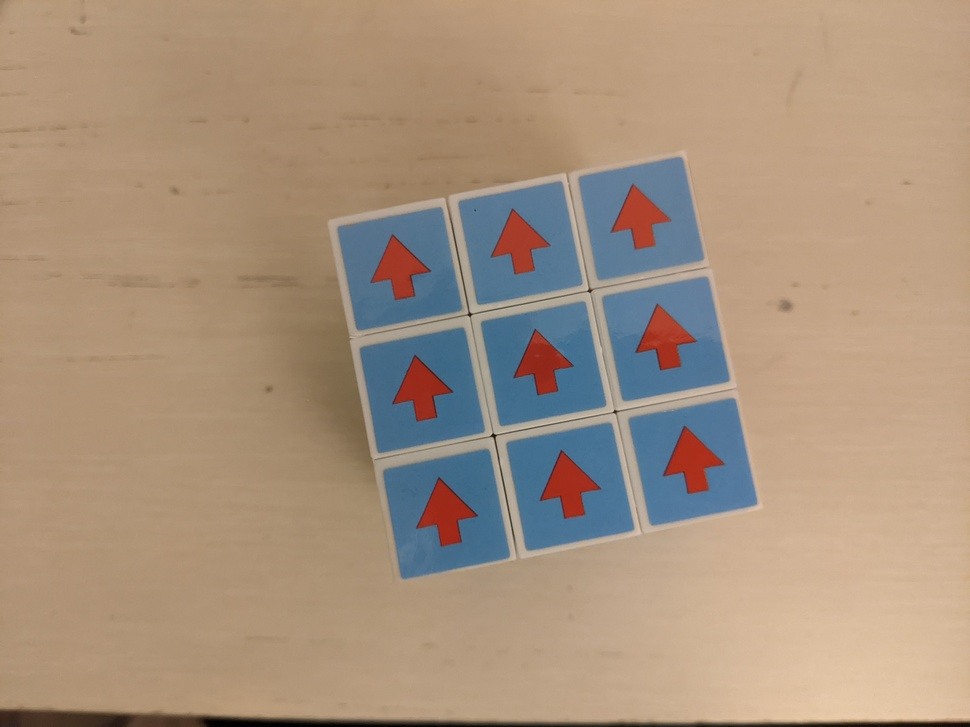
#> input picture image_registration/img/3x3_cube_target2.jpg, 970 x 727 px, shrunk from 4032 x 3024 before the run; the run also reads 1 picture not shown here
$ jupyter execute --allow-errors img_registration.ipynb   (shell and % lines are left out)
#> lines starting #> are read from the running program, lines starting #| are printed output that depends on the picture
### Image registration

<i>About</i><br>
A series of images taken at different times using multiple cameras are not necessarily equivalent because the viewing angles may be slightly different. In other words, we can't simply overlay all of the images to generate a motion picture (i.e., a movie). This correction process is called image registration.

To calculate the homography matrix or transformation matrix, first we use a certain algorithm to extract the features in the target and reference images. In this case, we use the orb algorithm. Other algorithms do exist (e.g., Harris Corner detection, Shi-Tomasi Corner Detection, SIFT (Scale-Invariant Feature Transform), FAST (features-from-accelerated-segment test), ORB (Oriented FAST and Rotated Brief); https://www.geeksforgeeks.org/feature-detection-and-matching-with-opencv-python/). Then, we match the features and calculate the homography matrix. The target image is finally oriented to the reference image using the calculated homography matrix.

Prior to obtaining a series of dynamic images on multiple cameras, the norm is to first obtain a set of static images of a calibrant on each camera. We then calculate the homography matrix that relates the reference camera to the rest of the cameras.

Here, we use two functions to align the target image to the reference image (see below):
- calculate_homography_matrix()
- apply_homography_matrix()

<i>Required modules</i><br>
- open-cv: pip install opencv-python
- jupyter notebook: pip install notebook

<i>Install ipykernel</i><br>

To install the conda environment into jupyter notebook as an ipykernel (https://ipython.readthedocs.io/en/stable/install/kernel_install.html):<br>
- Activate the environment:<br>

`
source activate image_analysis_py39
`

- install kernel:<br>

`
python -m ipykernel install --user --name image_analysis_py39 --display-name "image_analysis_py39"
`

Ref.:
- Code is adapted from: https://www.geeksforgeeks.org/image-registration-using-opencv-python/

***

### TOC

1. [Functions:](#1)
- calculate_homography_matrix()
- apply_homography_matrix()
- calculate_homography_matrix_series()

2. [Example: Register two images](#2)
3. [Example: Register a series of images to the first image](#3)

#### 1. Functions<a id="1"></a>

[cell 1]
import cv2
import matplotlib.pyplot as plt
import numpy as np
import glob

def calculate_homography_matrix(im_target, im_ref):
    """Calculate the homography matrix between the target image and the reference image.
       When the calculated homography matrix is applied to the target image, it will
        superimpose onto the reference image.

       inputs:
           - im_target (image filepath): target image.
           - im_ref (image filepath): reference image.

        return:
           - a homography matrix (array).

        Adapted from:
            - https://www.geeksforgeeks.org/image-registration-using-opencv-python/
    """


    MAX_FEATURES = 500

    #the data format used to read these images doesn't matter.
    #here, we are just trying to find the homography matrix
    img1 = cv2.imread(im_target) #raw image to be aligned
    gray_img1 = cv2.cvtColor(img1, cv2.COLOR_BGR2GRAY)

    img2 = cv2.imread(im_ref) #reference image
    gray_img2 = cv2.cvtColor(img2, cv2.COLOR_BGR2GRAY)


    # 1.> Use orb detector to get features
    # Detect ORB features and compute descriptors.
    orb = cv2.ORB_create(MAX_FEATURES)
    kp1, des1 = orb.detectAndCompute(gray_img1, None)
    kp2, des2 = orb.detectAndCompute(gray_img2, None)


    # 2.> Match features
    # Match features between the two images.
    # Use Hamming distance to create a Brute Force matcher.
    matcher = cv2.BFMatcher(cv2.NORM_HAMMING, crossCheck = True)

    # Match the two sets of descriptors.
    matches = matcher.match(des1, des2)

    # Sort matches on the basis of their Hamming distance.
    #matches.sort(key = lambda x: x.distance)
    #replace with (https://python-forum.io/thread-36492.html):
    matches = tuple(sorted(matches, key=lambda x: x.distance))


    # Take the top 90 % matches forward.
    matches = matches[:int(len(matches)*0.9)]
    no_of_matches = len(matches)

    print("Number of matching features: %s" %(no_of_matches))

    # 3.> Calculate homography matrix
    # Define empty matrices of shape no_of_matches * 2.
    p1 = np.zeros((no_of_matches, 2))
    p2 = np.zeros((no_of_matches, 2))

    for i in range(len(matches)):
        p1[i, :] = kp1[matches[i].queryIdx].pt
        p2[i, :] = kp2[matches[i].trainIdx].pt

    # Find the homography matrix.
    homography, mask = cv2.findHomography(p1, p2, cv2.RANSAC)

    print("Homography matrix: %s" %(homography))

    return homography

def calculate_homography_matrix_series(path):
    """Calculate a series of homography matrices from a list of images w.r.t. the first (earliest by date and time) image.

       input:
           dir (path): directory where the list of images are stored.

       return:
           a list of homography matrices (sorted according to the images date and time).
    """

    lst_files=[file for file in glob.glob("%s/*.*" %(path))]
    lst_homography_matrix=[]
    #print(lstFiles) #check

    #calculate_homography_matrix(im_target, im_ref)
    for i in range(len(lst_files)-1):
        lst_homography_matrix.append(calculate_homography_matrix(lst_files[i+1], lst_files[0]))

    return lst_homography_matrix


def apply_homography_matrix(im_target, homography_m):
    """Correct the target image orientation using the provided homography matrix.

       input:
           - im_target(image filepath): target image
           - homoraphy_m (array matrix): a calculated orientation matrix of the target image w.r.t. reference image

       return:
           - corrected image (array)
    """


    #correct image
    im=plt.imread(im_target)

    try:
        height, width =im.shape
    except:
        height, width, z=im.shape

    corr_img = cv2.warpPerspective(im, homography_m, (width, height))

    return corr_img

#### 2. Example: Register two images<a id="2"></a>

[cell 2]
im_target="img/3x3_cube_target2.jpg"
im_ref="img/3x3_cube_ref2.jpg"

#1> calculate homography matrix
homography_m = calculate_homography_matrix(im_target, im_ref)
#> in calculate_homography_matrix, img1 is the input picture: shape (727, 970, 3); mean B, G, R 125.5, 146.1, 167.6
#> in calculate_homography_matrix, `gray_img1 = cv2.cvtColor(img1, cv2.COLOR_BGR2GRAY)`:
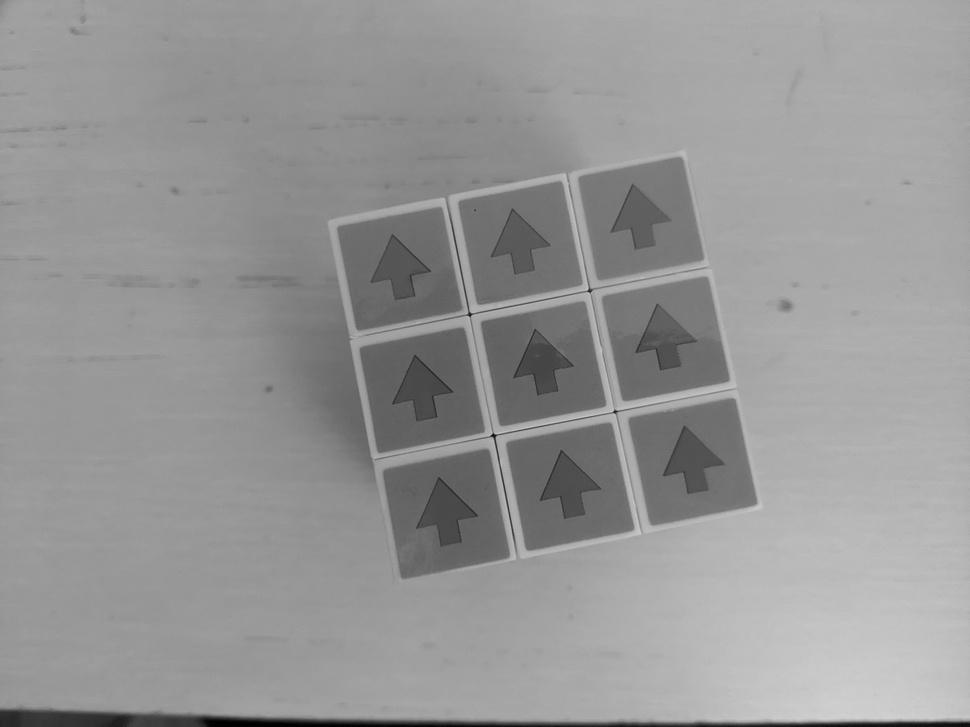
#> gray_img1: shape (727, 970); min 0, max 211, mean 150.2
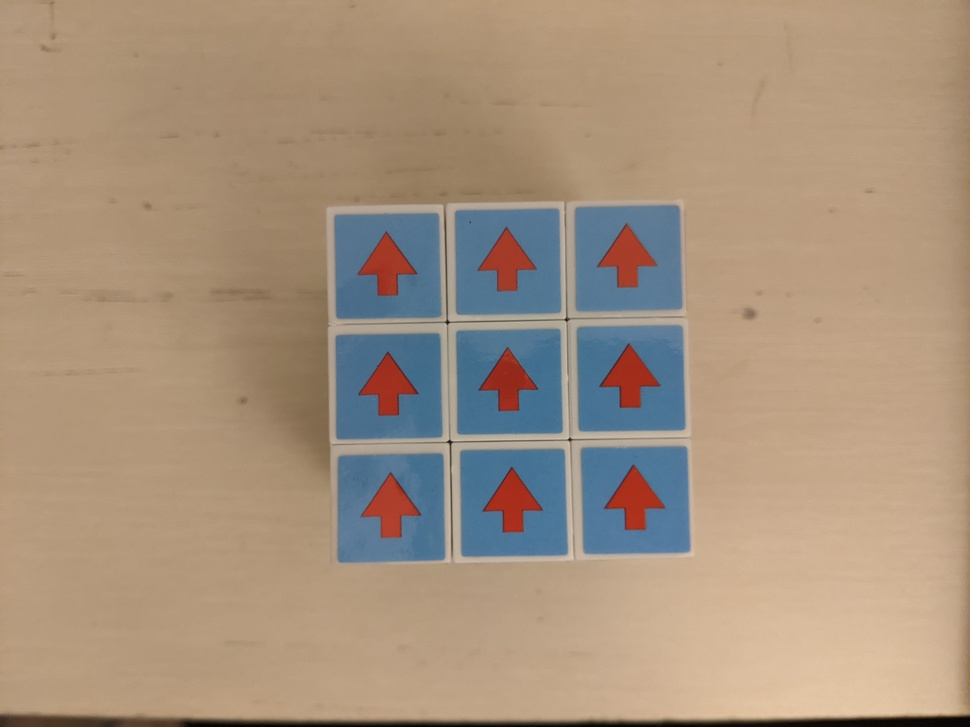
#> input picture image_registration/img/3x3_cube_ref2.jpg, 970 x 727 px, shrunk from 4032 x 3024 before the run
#> in calculate_homography_matrix, img2 is the input picture: shape (727, 970, 3); mean B, G, R 125.3, 146.1, 166.7
#> in calculate_homography_matrix, `gray_img2 = cv2.cvtColor(img2, cv2.COLOR_BGR2GRAY)`:
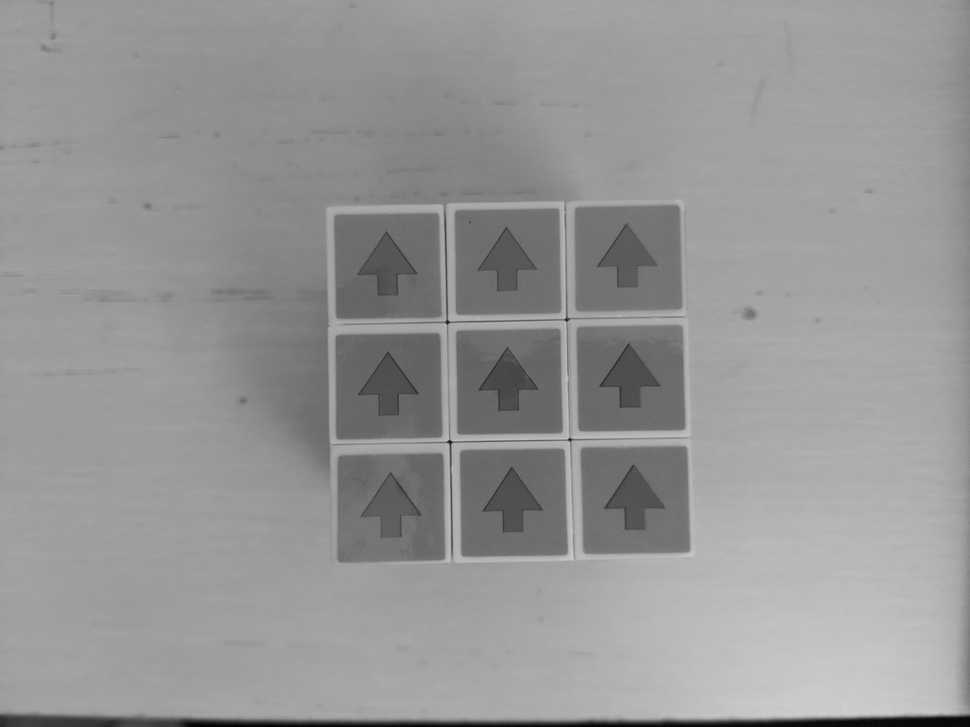
#> gray_img2: shape (727, 970); min 0, max 207, mean 150
#> in calculate_homography_matrix, `kp1, des1 = orb.detectAndCompute(gray_img1, None)`: kp1 = 500 keypoints; strongest (x, y, size): (493, 434, 31), (470, 315, 31), (492, 434, 37.2), (492, 438, 31)
#> in calculate_homography_matrix, `kp2, des2 = orb.detectAndCompute(gray_img2, None)`: kp2 = 500 keypoints; strongest (x, y, size): (451, 442, 31), (449, 440, 31), (447, 323, 31), (569, 438, 31)
#> in calculate_homography_matrix, `matches = matcher.match(des1, des2)`: matches = 231 matches
#> in calculate_homography_matrix, `matches = matches[:int(len(matches)*0.9)]`: matches = 207 matches
#> in calculate_homography_matrix, `no_of_matches = len(matches)`: no_of_matches = 207
#| Number of matching features: 207
#> after the loop in calculate_homography_matrix, `for i in range(len(matches)):`: p1 = 207 pairs, first value 338 to 788, second value 157.2 to 578; p2 = 207 pairs, first value 328 to 751.7, second value 203.2 to 561
#> in calculate_homography_matrix, `homography, mask = cv2.findHomography(p1, p2, cv2.RANSAC)`: homography = [[0.968, -0.145, 44.11], [0.166, 0.992, -63.05], [-8.73e-06, 5.67e-05, 1]]; mask = 207 values, max 1 at index 0, min 0 at index 10, mean 0.744
#| Homography matrix: [[ 9.68085003e-01 -1.45104365e-01  4.41054996e+01]
#|  [ 1.66280045e-01  9.91891163e-01 -6.30511030e+01]
#|  [-8.73239400e-06  5.67010277e-05  1.00000000e+00]]
#> homography_m has the same summary as homography in calculate_homography_matrix
print(homography_m)
#| [[ 9.68085003e-01 -1.45104365e-01  4.41054996e+01]
#|  [ 1.66280045e-01  9.91891163e-01 -6.30511030e+01]
#|  [-8.73239400e-06  5.67010277e-05  1.00000000e+00]]

#2> correct image orientation
im_corr = apply_homography_matrix(im_target, homography_m)
#> in apply_homography_matrix, `corr_img = cv2.warpPerspective(im, homography_m, (width, height))`:
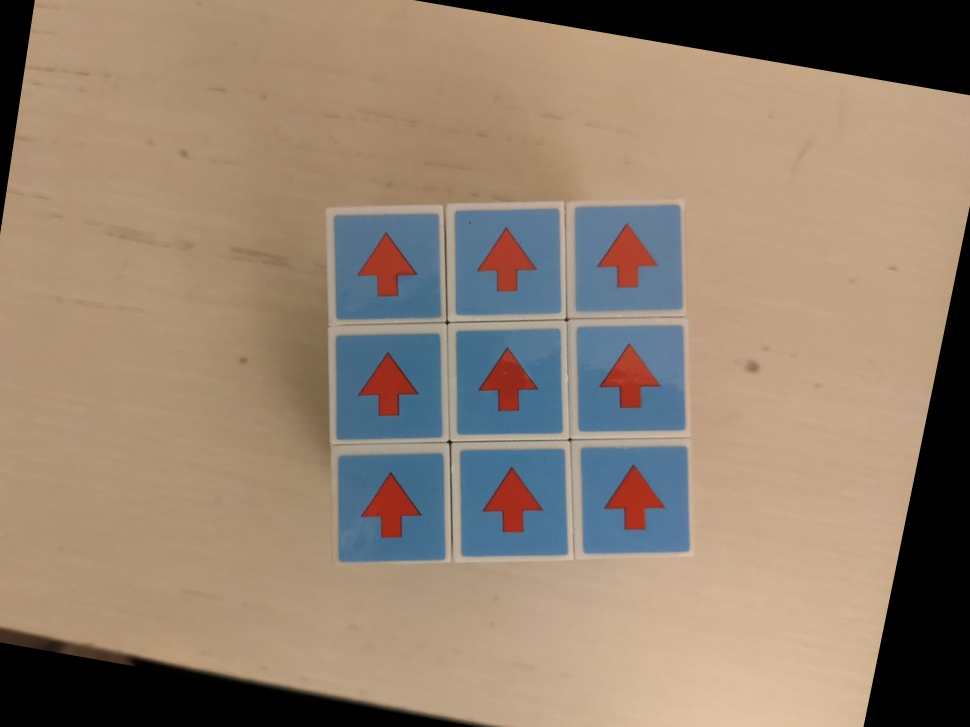
#> corr_img: shape (727, 970, 3); mean R, G, B 148.2, 129.4, 111.5

#visualize results
plt.subplot(1,3,1)
plt.title("Target")
im_init=plt.imread(im_target)
plt.axis('off')
plt.imshow(im_init)

plt.subplot(1,3,2)
plt.title("Reference")
im_reference=plt.imread(im_ref)
plt.axis('off')
plt.imshow(im_reference)

plt.subplot(1,3,3)
plt.title("Registered")
plt.imshow(im_corr)
plt.axis('off')
plt.show()

#### 3. Example: Register a series of images to the first image<a id="3"></a>

[cell 3]
#1> Calculate homography matrix from a list of images w.r.t. first image (earliest date and time).

dir="img/series" #specify the directory where the images are located

lst_homography_matrix=calculate_homography_matrix_series(dir)
#> call 2 of calculate_homography_matrix, with im_target = 'img/series/1_marbles_t.tif', im_ref = 'img/series/1_marble_t.tif'
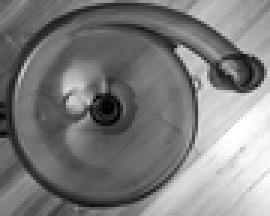
#> input picture image_registration/img/series/1_marbles_t.tif, 90 x 72 px, shrunk from 375 x 301 before the run (shown 3 times larger)
#> in calculate_homography_matrix, img1 is the input picture: shape (72, 90, 3); min 0, max 255, mean 124.7
#> in calculate_homography_matrix (call 2), `kp1, des1 = orb.detectAndCompute(gray_img1, None)`: kp1 = 9 keypoints; (x, y, size): (32, 32, 31), (37, 32, 31), (36, 34, 31), (32, 40, 31), (39, 34, 31), (39, 38, 31), (38, 40, 31), (34, 36, 31), (45, 36, 31)
#> in calculate_homography_matrix (call 2), `kp2, des2 = orb.detectAndCompute(gray_img2, None)`: kp2 has the same summary as kp1
#> in calculate_homography_matrix (call 2), `matches = matcher.match(des1, des2)`: matches = 9 matches
#> in calculate_homography_matrix (call 2), `matches = matches[:int(len(matches)*0.9)]`: matches = 8 matches
#> in calculate_homography_matrix (call 2), `no_of_matches = len(matches)`: no_of_matches = 8
#| Number of matching features: 8
#> the loop in calculate_homography_matrix (call 2), `for i in range(len(matches)):` made 8 passes
#> after the loop in calculate_homography_matrix (call 2), `for i in range(len(matches)):`: p1 = [[32, 32], [37, 32], [36, 34], [39, 34], [34, 36], [45, 36], [39, 38], [32, 40]]; p2 has the same summary as p1
#> in calculate_homography_matrix (call 2), `homography, mask = cv2.findHomography(p1, p2, cv2.RANSAC)`: homography = [[1, 2.71e-15, -3.27e-14], [-4.64e-16, 1, -6.78e-14], [-1.08e-17, 8.24e-17, 1]]; mask = [1, 1, 1, 1, 1, 1, 1, 1]
#| Homography matrix: [[ 1.00000000e+00  2.70867618e-15 -3.26959160e-14]
#|  [-4.63508028e-16  1.00000000e+00 -6.78175223e-14]
#|  [-1.07844007e-17  8.24344460e-17  1.00000000e+00]]
#> pass 2 of the loop in calculate_homography_matrix_series, `for i in range(len(lst_files)-1):`:
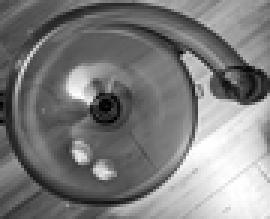
#> input picture image_registration/img/series/2_marbles_t.tif, 90 x 73 px, shrunk from 375 x 305 before the run (shown 3 times larger)
#> in calculate_homography_matrix, img1 is the input picture: shape (73, 90, 3); min 0, max 255, mean 124.9
#> gray_img1: shape (73, 90)
#> kp1 = 9 keypoints; (x, y, size): (33, 31, 31), (34, 33, 31), (38, 32, 31), (34, 36, 31), (39, 34, 31), (32, 40, 31), (38, 39, 31), (36, 40, 31), (42, 31, 31)
#> in calculate_homography_matrix (call 3), `matches = matcher.match(des1, des2)`: matches = 6 matches
#> in calculate_homography_matrix (call 3), `matches = matches[:int(len(matches)*0.9)]`: matches = 5 matches
#> no_of_matches = 5
#| Number of matching features: 5
#> the loop in calculate_homography_matrix (call 3), `for i in range(len(matches)):` made 5 passes
#> after the loop in calculate_homography_matrix (call 3), `for i in range(len(matches)):`: p1 = [[39, 34], [38, 32], [36, 40], [32, 40], [34, 36]]; p2 = [[39, 34], [37, 32], [38, 40], [32, 40], [34, 36]]
#> homography = [[0.873, -0.316, 1.42], [0.124, 0.0397, 15.3], [0.00358, -0.0149, 1]]; mask = [1, 1, 1, 1, 1]
#| Homography matrix: [[ 8.73493058e-01 -3.16117684e-01  1.42162666e+00]
#|  [ 1.23640504e-01  3.97338274e-02  1.52986191e+01]
#|  [ 3.57693183e-03 -1.48811480e-02  1.00000000e+00]]
#> lst_homography_matrix = [[[1, 2.71e-15, -3.27e-14], [-4.64e-16, 1, -6.78e-14], [-1.08e-17, 8.24e-17, 1]], [[0.873, -0.316, 1.42], [0.124, 0.0397, 15.3], [0.00358, -0.0149, 1]]]

[cell 4]
#2> Apply each matrix to each of the images w.r.t the reference.

import matplotlib.pyplot as plt

lst_files=[file for file in glob.glob("%s/*.*" %(dir))] #get the list of files in the specified directory

plt.figure(figsize=(8,8))

#plot the first (reference) image.
plt.subplot(2,int(len(lst_files)/2),1)

img1=plt.imread(lst_files[0])
#> img1: shape (72, 90, 4)

img_title=lst_files[0].split("/")[-1].split("\\")[-1].split(".")[0]
plt.title(img_title)
plt.imshow(img1)

#> (the rest of this cell did not finish here and is left out)

#> pass 2 of the loop `for i, file in enumerate(lst_files[1:]):`:
#> im: shape (73, 90, 4)
#> in apply_homography_matrix (call 3), `corr_img = cv2.warpPerspective(im, homography_m, (width, height))`:
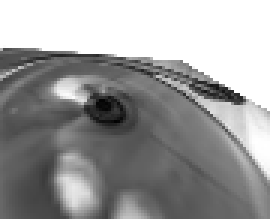
#> corr_img: shape (73, 90, 4) (shown 3 times larger); mean R, G, B, A 80, 80, 80, 179.8; transparent parts drawn white
    #print(new_img)
    #print(img_title)

    plt.subplot(2,int(len(lst_files)/2), i+2)

    img_title=file.split("/")[-1].split("\\")[-1].split(".")[0]
    plt.title(img_title)
    plt.imshow(new_img)

plt.tight_layout(h_pad=-20, w_pad=1)
plt.show()
